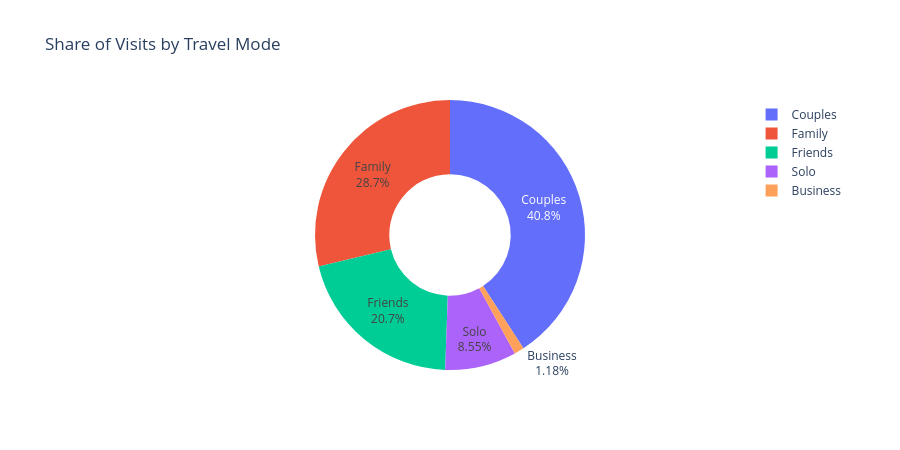

The cell this chart's notebook holds for it:
### Markdown cell above
### 🚗 6.2 Visit mode mix

### Code cell
mode_counts = master["VisitModeLabel"].value_counts().reset_index()
mode_counts.columns = ["VisitMode", "Count"]

fig = px.pie(
    mode_counts, names="VisitMode", values="Count", hole=0.45,
    title="Share of Visits by Travel Mode"
)
fig.update_traces(textinfo="percent+label")
fig.update_layout(height=450)
fig.show()

### Figure 1 — Plotly figure (JSON) as saved in the notebook; plotly's stock layout.template omitted (floating-point values rounded to 4 significant figures)
{"data": [{"domain": {"x": [0, 1], "y": [0, 1]}, "hole": 0.45, "hovertemplate": "VisitMode=%{label}<br>Count=%{value}<extra></extra>", "labels": ["Couples", "Family", "Friends", "Solo", "Business"], "legendgroup": "", "name": "", "showlegend": true, "textinfo": "percent+label", "type": "pie", "values": [21617, 15215, 10944, 4523, 623]}], "layout": {"height": 450, "legend": {"tracegroupgap": 0}, "title": {"text": "Share of Visits by Travel Mode"}}}
